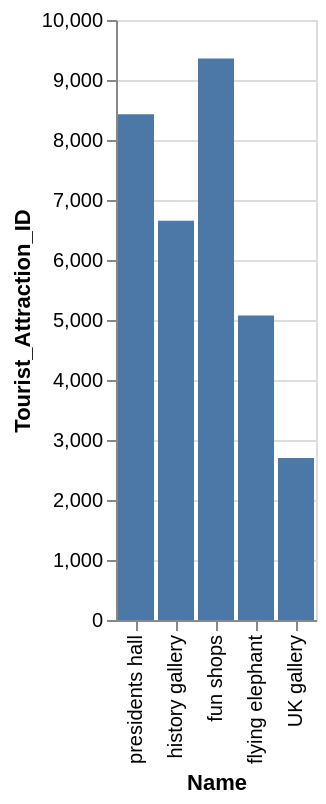

Specify this chart in Vega-Lite:
### Vega-Lite specification from a JSON file in a GitHub repository (floating-point values rounded to 4 significant figures)
{"data": {"values": [{"x_data": "presidents hall", "y_data": 8429}, {"x_data": "history gallery", "y_data": 6653}, {"x_data": "fun shops", "y_data": 9360}, {"x_data": "flying elephant", "y_data": 5076}, {"x_data": "UK gallery", "y_data": 2701}]}, "mark": "bar", "encoding": {"x": {"field": "x_data", "type": "nominal", "title": "Name", "sort": "descending"}, "y": {"field": "y_data", "type": "quantitative", "title": "Tourist_Attraction_ID"}}}
